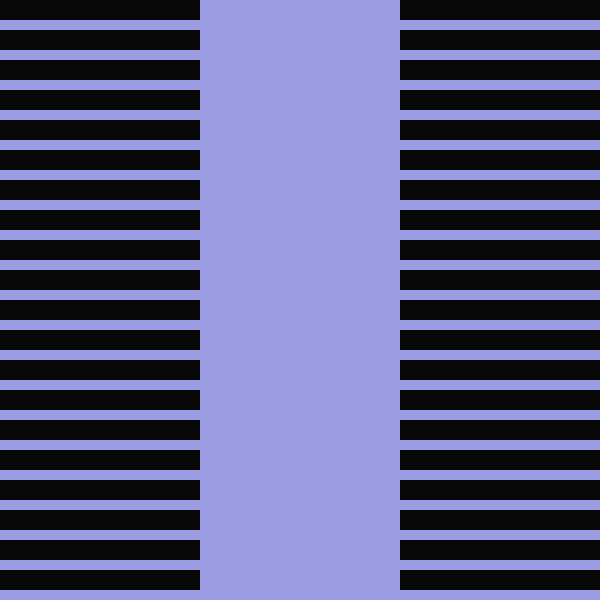
Frame 1 (no input)
Frame 60 (the mouse pressed at the canvas centre just before this capture): identical to frame 1, image omitted
Frame 120 (the mouse held since frame 60 and released just before this capture): identical to frame 1, image omitted

The Processing sketch that drew this single still picture (run headless with seeded random() and noise(); from frame 60 on, the mouse is pressed at the canvas centre):

// Processing sketch: processing_129129
// ── processing_129129.pde

int cat = 0;
int p = 0;


void setup(){
size(600,600);
background(156,156,227);

}

void draw(){

  while (cat < 600){
    noStroke();
    fill(8);
     rect(0,cat,200,20);
     cat = cat+30;
     
  }
  cat = 0;
  
    while (cat < 600){
    noStroke();
    fill(8);
     rect(400,cat,200,20);
     cat = cat+30;
     
  }

}
